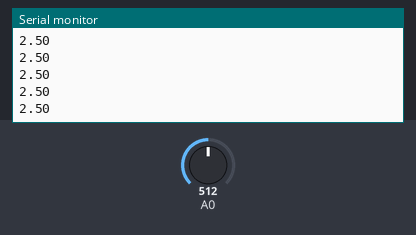
Simulated run of this sketch. Board: Arduino Uno, built with avr-gcc and run on an emulated ATmega328P. Parts: the last lines printed to the serial monitor. The test bench sets the inputs (shaded band); at power-on: A0 = 512.

Above: at 1.2 s.
1.3 s: A0 set to 716
At 2.4 s:
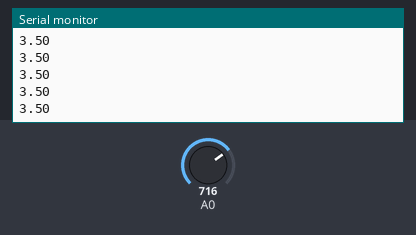
2.8 s: A0 set to 900
At 3.9 s:
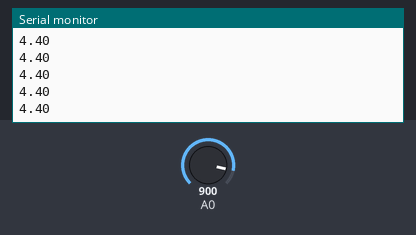
Timing chart, 0 to 5.8 s (numbered marks = the images above; inputs shaded):
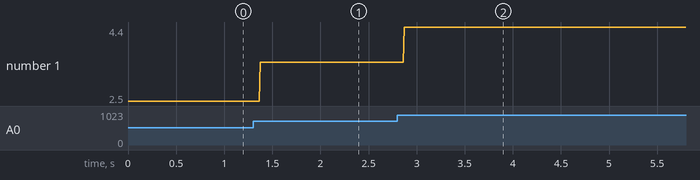

The sketch:

vkth2-sarjavastuksia.ino
```cpp
void setup() {
  Serial.begin(9600);
 }

void loop() {
  int sensorValue = analogRead(A0);
  //int sensorValue1 = analogRead(A1);
 // int sensorValue2 = analogRead(A2);

    //analog to voltage
  float voltage = sensorValue  * (5.0 / 1023.0);
 // float voltage1= sensorValue1 * (5.0 / 1023.0);
 // float voltage2= sensorValue2 * (5.0 / 1023.0);

  Serial.println(voltage);
 // Serial.println(voltage1);
 // Serial.println(voltage2);
  Serial.println("");
 // delay('500');

  }
```

Measured:
- after the input at 1.3 s, the serial monitor: prints a new line after 0.07 s (image 1)
- after the input at 2.8 s, the serial monitor: prints a new line after 0.07 s (image 2)
- plotted number 1: 2.5 → 3.5 after the input at 1.3 s, 3.5 → 4.4 after the input at 2.8 s
